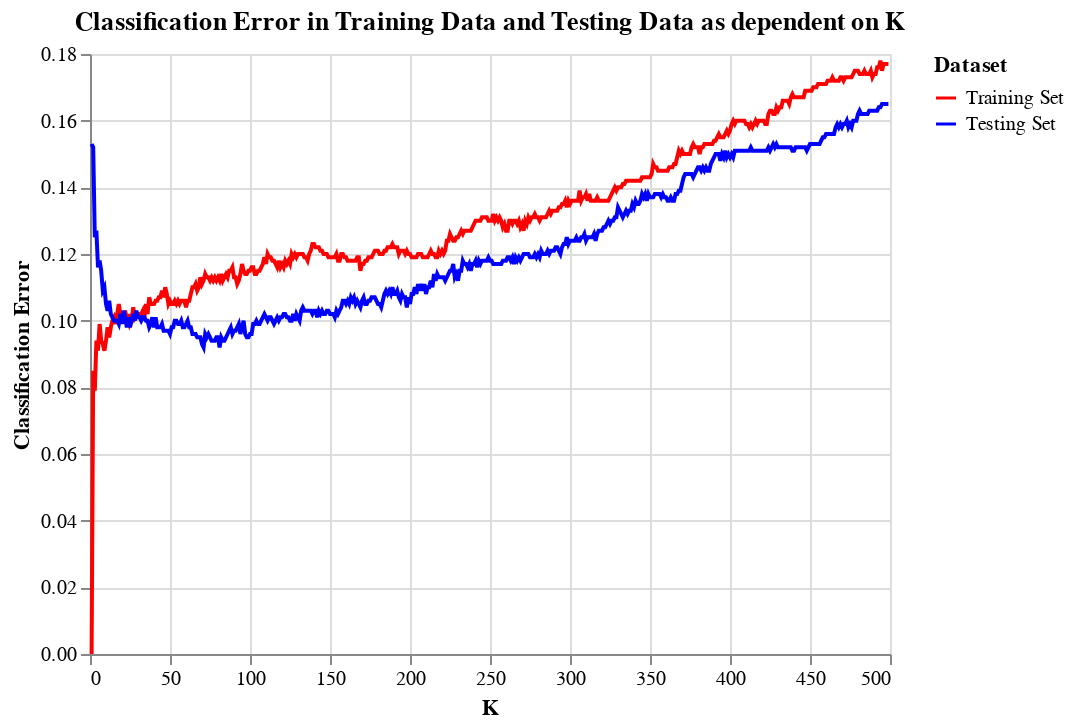

Notebook code for this chart:
### Markdown cell above
**(b)** Plotting Classification Error against K

### Code cell
K_List = [k for k in range(1, 500)]

Accuracy_Train = [1 - KNeighborsClassifier(
    n_neighbors=k).fit(
        X_data,
        Y_data).score(
            X_data,
            Y_data) for k in K_List]

Accuracy_Test = [1 - KNeighborsClassifier(
    n_neighbors=k).fit(
        X_data,
        Y_data).score(
            X_test,
            Y_test) for k in K_List]

plot_data = pd.DataFrame(
    {'K': K_List, 
    'Training Set': Accuracy_Train, 
    'Testing Set': Accuracy_Test}).melt(
        id_vars=['K'], 
        value_vars = ['Training Set', 'Testing Set'], 
        var_name='Dataset', 
        value_name='Classification Error')

alt.Chart(
    plot_data, 
    title = """Classification Error in Training Data and Testing Data as dependent \
on K""").mark_line().encode(
        x='K',
        y=alt.Y('Classification Error', scale=alt.Scale(zero=False)),
        color=alt.Color(
            'Dataset', 
            scale=alt.Scale(domain=['Training Set', 'Testing Set'], range=['red', 'blue'])))

### Figure 1 — Vega-Lite specification as saved in the notebook (floating-point values rounded to 4 significant figures; data arrays with more than 128 entries replaced by an {"elided": "..."} marker saying what was removed)
{"config": {"view": {"continuousWidth": 400, "continuousHeight": 300}}, "data": {"name": "data-9ae13c514e3fbd9bbaab290eae799ab7"}, "mark": "line", "encoding": {"color": {"field": "Dataset", "scale": {"domain": ["Training Set", "Testing Set"], "range": ["red", "blue"]}, "type": "nominal"}, "x": {"field": "K", "type": "quantitative"}, "y": {"field": "Classification Error", "scale": {"zero": false}, "type": "quantitative"}}, "title": "Classification Error in Training Data and Testing Data as dependent on K", "$schema": "https://vega.github.io/schema/vega-lite/v4.17.0.json", "datasets": {"data-9ae13c514e3fbd9bbaab290eae799ab7": {"elided": "998 records"}}}
